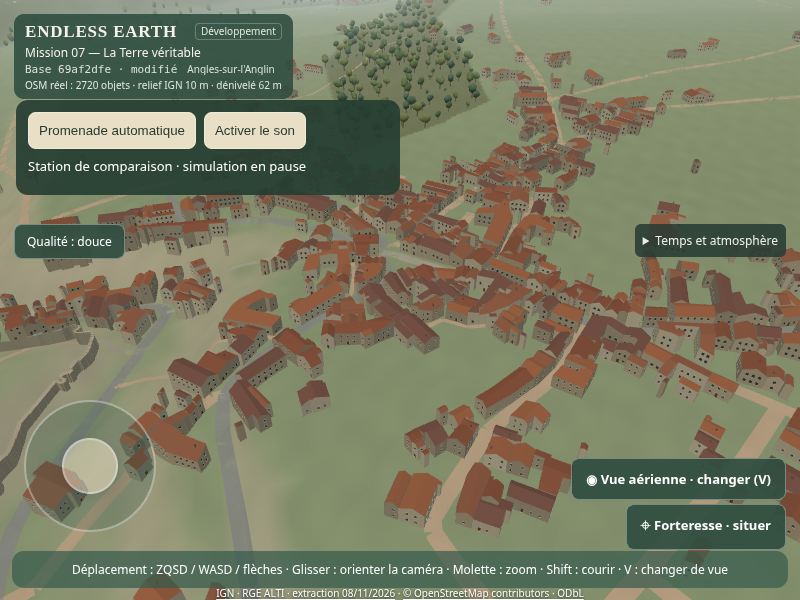
#> input picture docs/mission-07-1-captures/before-aerienne.png, 800 x 600 px, given in place of before-village.png, which was not available
$ python road-contact-sheets.py
#> lines starting #> are read from the running program, lines starting #| are printed output that depends on the picture
"""Assemble captured evidence; requires Pillow. Run after both capture phases."""
from pathlib import Path
from PIL import Image, ImageDraw

root = Path('docs/mission-07-1-captures')
for name in ['village', 'carrefour', 'trois-voies', 'pente', 'rural', 'rasante', 'aerienne', 'raccord']:
    sheet = Image.new('RGB', (1000, 400), '#f4f1e7')
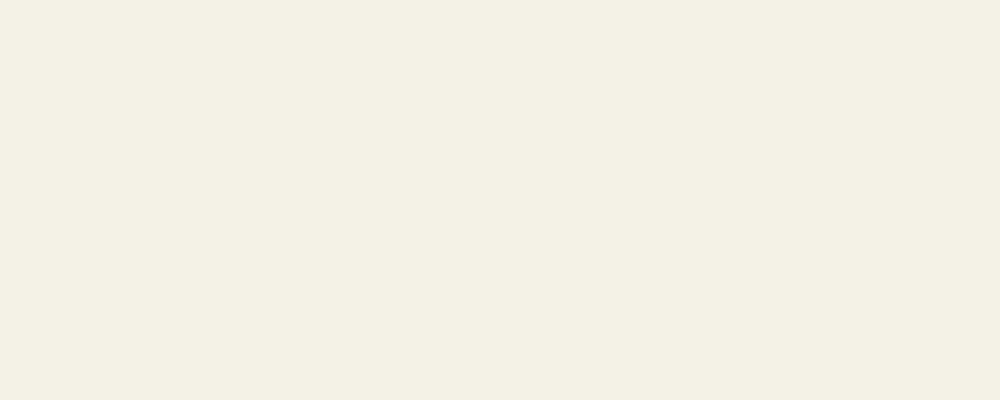
#> sheet: PIL image 1000x400 RGB; mean R, G, B 244, 241, 231
    draw = ImageDraw.Draw(sheet)
    for column, phase in enumerate(['before', 'after']):
        with Image.open(root / f'{phase}-{name}.png') as source:
#> source is the input picture: PIL image 800x600 RGB; mean R, G, B 120.8, 122.8, 98.6
            source.thumbnail((500, 375))
#> source: PIL image 500x375 RGB
            sheet.paste(source, (column * 500, 25))
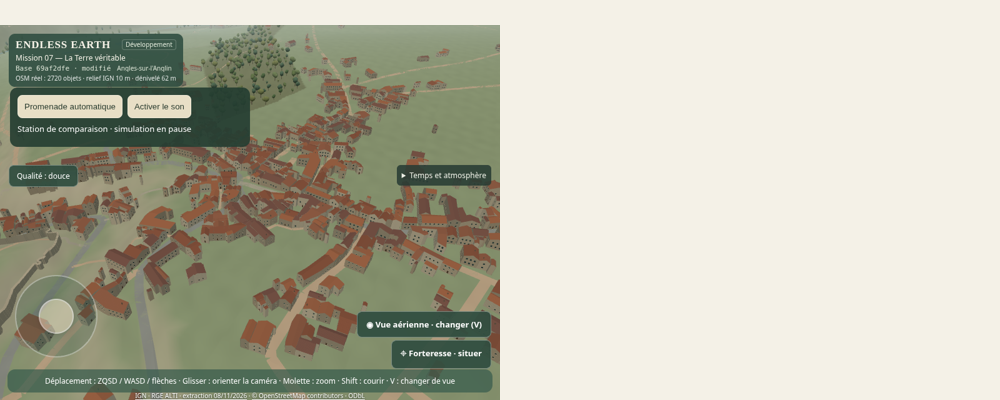
#> sheet: PIL image 1000x400 RGB; mean R, G, B 186.2, 185.6, 169
        draw.text((column * 500 + 12, 7), f'{name} / {phase}', fill='#183c30')
    sheet.save(root / f'compare-{name}.jpg', quality=88)
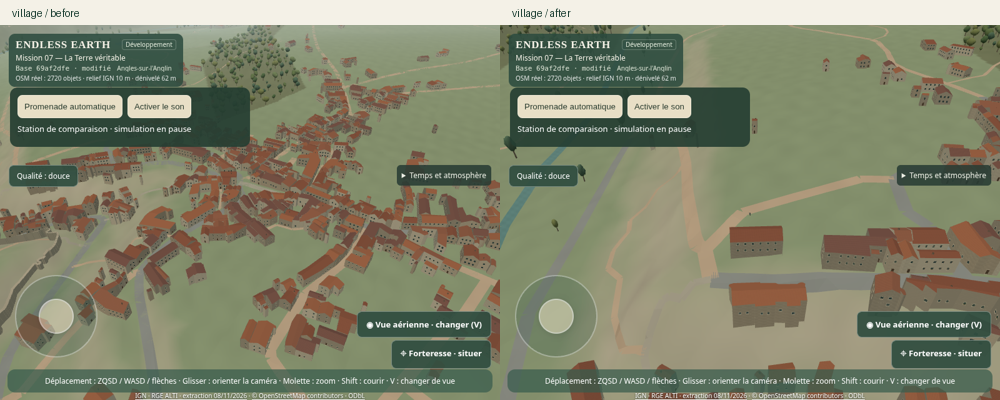
#> saved as compare-village.jpg: PIL image 1000x400 RGB; mean R, G, B 130, 133, 109.1
#> pass 2 of the loop `for name in ['village', 'carrefour', 'trois-voies', 'pente', 'rural', ..`:
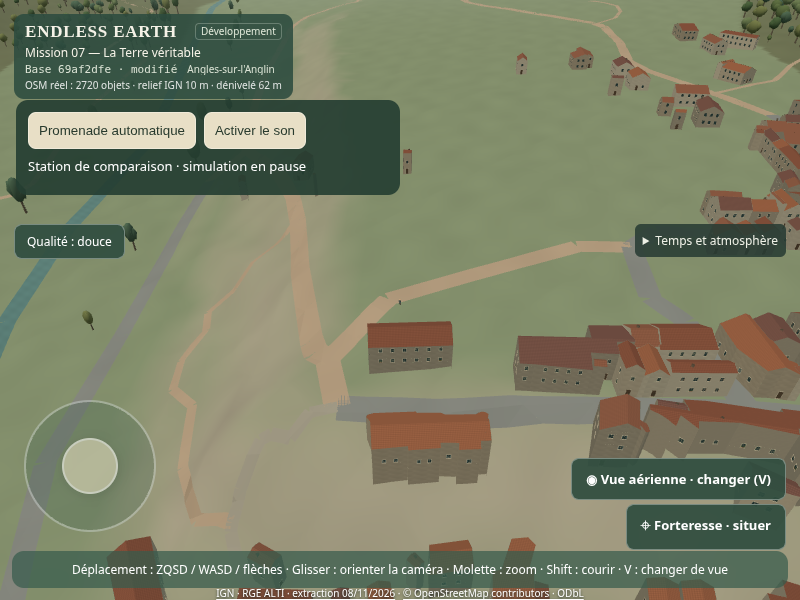
#> input picture docs/mission-07-1-captures/before-raccord.png, 800 x 600 px, given in place of before-carrefour.png, which was not available
#> source is the input picture: PIL image 800x600 RGB; mean R, G, B 124.3, 129.2, 103.5
#> source: PIL image 500x375 RGB
#> `sheet.paste(source, (column * 500, 25))`:
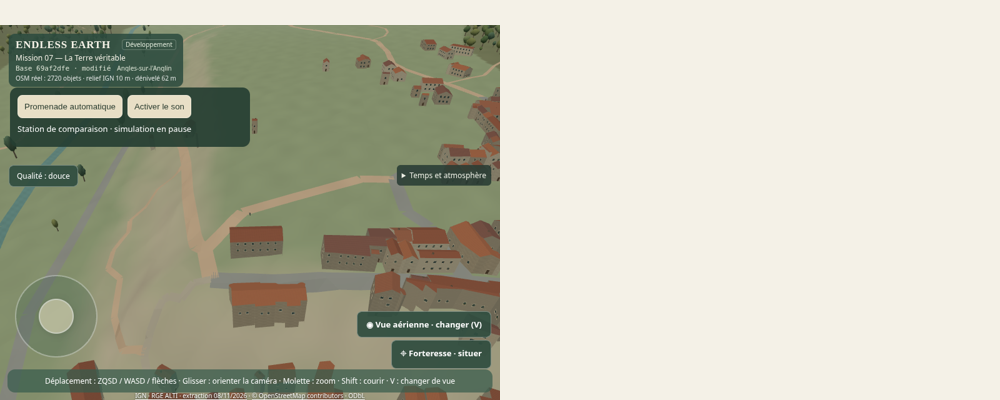
#> sheet: PIL image 1000x400 RGB; mean R, G, B 187.9, 188.6, 171.2
#> (the run stopped early here; a loop or call above may not have finished)
